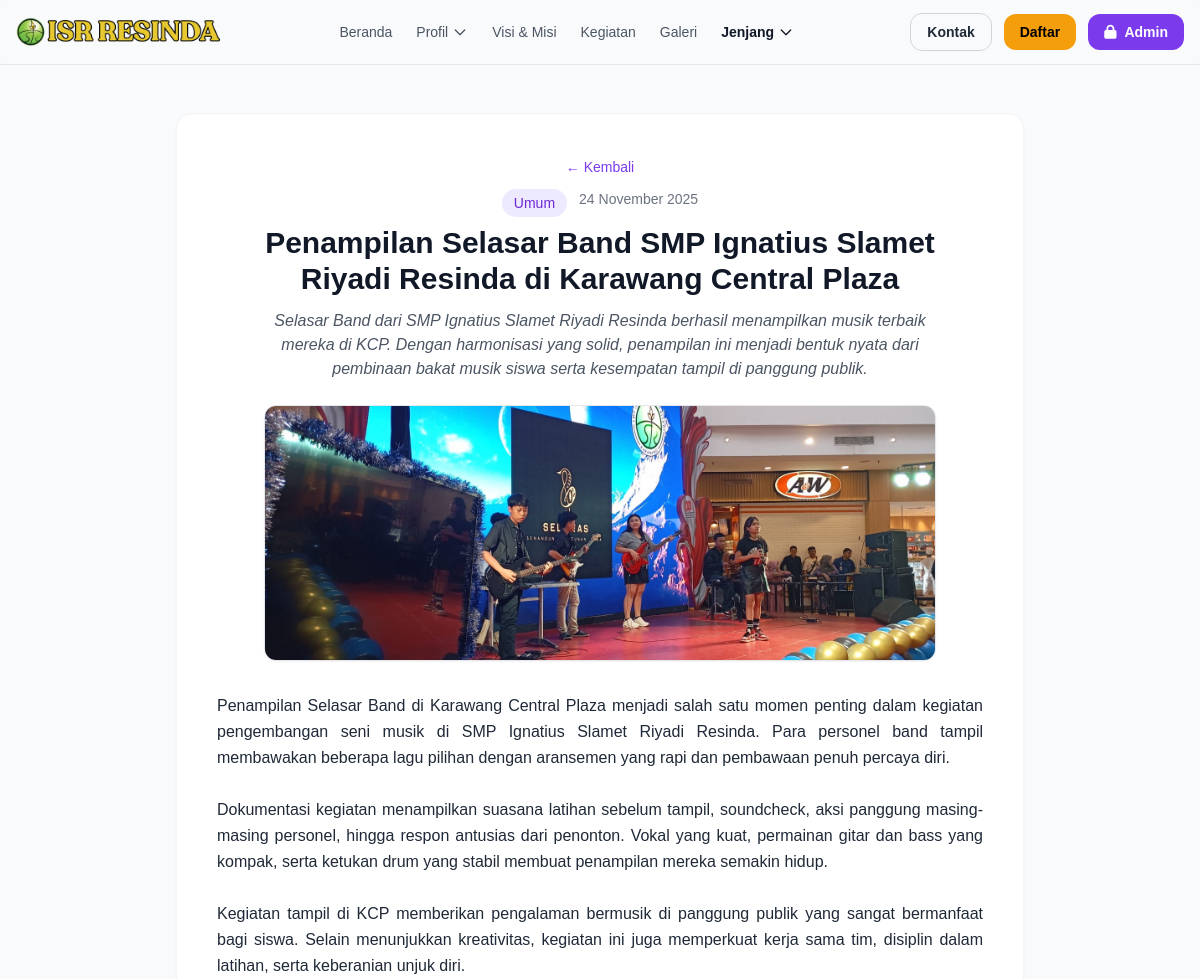
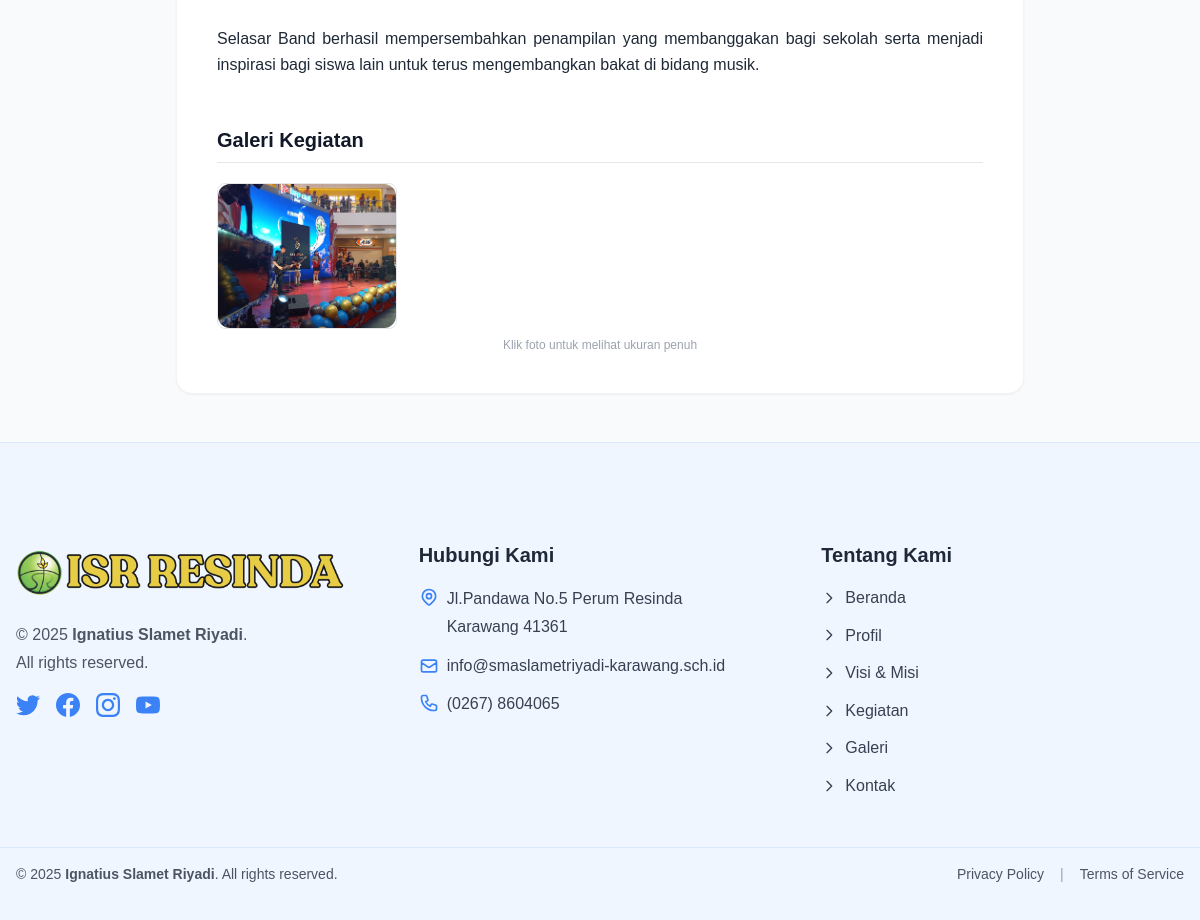
The page /kegiatan-detail.php?slug=post-6923e28b103d5 on the database its author committed (2 pictures, top to bottom).
### tables this page shows
CREATE TABLE `kegiatan` (
  `id` int(11) NOT NULL,
  `title` varchar(255) NOT NULL,
  `slug` varchar(255) NOT NULL,
  `excerpt` text DEFAULT NULL,
  `content` longtext DEFAULT NULL,
  `image_path` varchar(255) DEFAULT NULL,
  `category` varchar(50) NOT NULL DEFAULT 'umum',
  `status` enum('active','inactive') NOT NULL DEFAULT 'active',
  `author_id` int(11) DEFAULT NULL,
  `created_at` timestamp NOT NULL DEFAULT current_timestamp(),
  `updated_at` timestamp NULL DEFAULT NULL ON UPDATE current_timestamp()
);

CREATE TABLE `kegiatan_foto` (
  `id` int(11) NOT NULL,
  `kegiatan_id` int(11) NOT NULL,
  `image_path` varchar(255) NOT NULL,
  `created_at` timestamp NOT NULL DEFAULT current_timestamp()
);

### config/database.php (called while the page is built, shortened)
<?php
class Database {
    private $host;
    private $port;
    private $db_name;
    private $username;
    private $password;
    public function __construct() {
        $this->host = getenv("MYSQLHOST") ?: "localhost";
        $this->port = getenv("MYSQLPORT") ?: "3306";
        $this->db_name = getenv("MYSQLDATABASE") ?: "isr_school";
        $this->username = getenv("MYSQLUSER") ?: "root";
        $this->password = getenv("MYSQLPASSWORD") ?: "";
    }
    public function getConnection() {
        $this->conn = null;
        try {
            $dsn = "mysql:host={$this->host};port={$this->port};dbname={$this->db_name};charset=utf8mb4";
            $this->conn = new PDO($dsn, $this->username, $this->password, [
                PDO::ATTR_ERRMODE => PDO::ERRMODE_EXCEPTION,
                PDO::ATTR_DEFAULT_FETCH_MODE => PDO::FETCH_ASSOC
            ]);
        } catch(PDOException $exception) {
            echo "Connection error: " . $exception->getMessage();
        }
        return $this->conn;
    }
}
?>

### models/Kegiatan.php (called while the page is built, shortened)
<?php
require_once __DIR__ . '/../config/database.php';
class Kegiatan {
  private $db;
  public function __construct() { $this->db = (new Database())->getConnection(); }
  public function findBySlug($slug) {
    $stmt = $this->db->prepare("SELECT * FROM kegiatan WHERE slug = :slug LIMIT 1");
    $stmt->bindValue(':slug', $slug);
    $stmt->execute();
    return $stmt->fetch(PDO::FETCH_ASSOC);
  }
}

### includes/config.php (called while the page is built, shortened)
<?php
function url($path = '') {
  $path = ltrim((string)$path, '/');
  return BASE_URL . $path;
}

### kegiatan-detail.php (the view)
<?php
require_once __DIR__ . '/includes/config.php';
require_once __DIR__ . '/models/Kegiatan.php';
require_once __DIR__ . '/config/database.php';
function h($s){ return htmlspecialchars((string)$s, ENT_QUOTES, 'UTF-8'); }
$slug = trim($_GET['slug'] ?? '');
$kg   = new Kegiatan();
$post = $slug ? $kg->findBySlug($slug) : null;
function kegiatan_photos($kegiatan_id){
  $db = (new Database())->getConnection();
  $s  = $db->prepare("SELECT id, image_path FROM kegiatan_foto WHERE kegiatan_id = :id ORDER BY id DESC");
  $s->execute([':id'=>$kegiatan_id]);
  return $s->fetchAll(PDO::FETCH_ASSOC);
}
$catLabels = [
  'umum'       => 'Umum',
  'berita'     => 'Berita',
  'artikel'    => 'Artikel',
  'pengumuman' => 'Pengumuman',
];
?>
<?php include __DIR__ . '/includes/header.php'; ?>
<div class="max-w-4xl mx-auto px-6 py-12">
  <?php if (!$post): ?>
    <div class="text-center py-24">
      <h1 class="text-3xl font-bold text-gray-900 mb-2">Konten Tidak Ditemukan</h1>
      <p class="text-gray-600 mb-6">Halaman yang Anda cari mungkin telah dihapus atau dipindahkan.</p>
      <a href="<?= url('kegiatan.php') ?>" class="inline-flex items-center px-4 py-2 rounded-xl bg-purple-600 text-white hover:bg-purple-700">← Kembali ke Kegiatan</a>
    </div>
  <?php else: ?>
    <?php
      $title   = $post['title'] ?? '-';
      $excerpt = $post['excerpt'] ?? '';
      $content = $post['content'] ?? '';
      $thumb   = $post['image_path'] ?? '';
      $catKey  = strtolower($post['category'] ?? '');
      $catName = $catLabels[$catKey] ?? 'Umum';
      $dateStr = !empty($post['created_at']) ? date('d F Y', strtotime($post['created_at'])) : '';
      $photos  = kegiatan_photos((int)$post['id']);
    ?>
    <article class="bg-white rounded-2xl shadow-sm border border-gray-100 p-6 sm:p-10">
      <div class="text-center mb-6">
        <a href="<?= url('kegiatan.php') ?>" class="text-sm text-purple-600 hover:text-purple-800 inline-flex items-center mb-3">← Kembali</a>
        <div class="flex justify-center gap-3 flex-wrap text-sm text-gray-500 mb-2">
          <span class="inline-block px-3 py-1 bg-purple-100 text-purple-700 rounded-full font-medium"><?= h($catName) ?></span>
          <?php if ($dateStr): ?><span><?= h($dateStr) ?></span><?php endif; ?>
        </div>
        <h1 class="text-2xl sm:text-3xl font-bold text-gray-900 leading-snug"><?= h($title) ?></h1>
        <?php if ($excerpt): ?>
          <p class="text-gray-600 mt-3 max-w-2xl mx-auto text-base italic"><?= h($excerpt) ?></p>
        <?php endif; ?>
      </div>
      <?php if ($thumb): ?>
        <div class="mb-8">
          <div class="max-w-2xl mx-auto">
            <img src="<?= h($thumb) ?>" alt="<?= h($title) ?>"
                 class="w-full h-56 sm:h-64 object-cover rounded-xl border border-gray-200 shadow-sm">
          </div>
        </div>
      <?php endif; ?>
      <div class="prose prose-lg mx-auto text-justify text-gray-800 leading-relaxed">
        <?= nl2br(h($content)) ?>
      </div>
      <?php if ($photos): ?>
        <div class="mt-12">
          <h2 class="text-xl font-semibold text-gray-900 mb-5 border-b border-gray-200 pb-2">Galeri Kegiatan</h2>
          <div class="grid grid-cols-2 sm:grid-cols-3 md:grid-cols-4 gap-4">
            <?php foreach ($photos as $ph): ?>
              <a href="<?= h($ph['image_path']) ?>" target="_blank" rel="noopener"
                 class="group block rounded-lg overflow-hidden border border-gray-200 hover:shadow transition">
                <img src="<?= h($ph['image_path']) ?>" alt="" class="h-36 w-full object-cover group-hover:scale-[1.03] transform transition">
              </a>
            <?php endforeach; ?>
          </div>
          <p class="text-xs text-gray-400 mt-2 text-center">Klik foto untuk melihat ukuran penuh</p>
        </div>
      <?php endif; ?>
    </article>
  <?php endif; ?>
</div>
<?php include __DIR__ . '/includes/footer.php'; ?>

### assets/css/style.css (style rules this page uses)
* { margin: 0; padding: 0; box-sizing: border-box; font-family: 'Arial', sans-serif; }
body { background-color: #f5f5f5; color: #333; line-height: 1.6; }
img { max-width:100%;height:auto;border-radius:0.75rem }

### includes/header.php (style rules this page uses)
body { font-family:'Inter',system-ui,-apple-system,'Segoe UI',Roboto,Helvetica,Arial }

### rows shown on the page
kegiatan: category "Umum", created_at "24 November 2025", title "Penampilan Selasar Band SMP Ignatius Slamet Riyadi Resinda di Karawang Central Plaza", excerpt "Selasar Band dari SMP Ignatius Slamet Riyadi Resinda berhasil menampilkan musik terbaik mereka di KCP. Dengan harmonisasi yang solid, penampilan ini menjadi bentuk nyata dari pembinaan bakat musik siswa serta kesempatan tampil di panggung publik.", image_path (picture), content "Penampilan Selasar Band di Karawang Central Plaza menjadi salah satu momen penting dalam kegiatan pengembangan seni musik di SMP Ignatius Slamet Riyadi Resinda. Para personel band tampil membawakan beberapa lagu pilihan dengan aransemen yang rapi dan pembawaan penuh percaya diri. Dokumentasi kegiatan menampilkan suasana latihan sebelum tampil, soundcheck, aksi panggung masing-masing personel, hingga respon antusias dari penonton. Vokal yang kuat, permainan gitar dan bass yang kompak, serta ketukan drum yang stabil membuat penampilan mereka semakin hidup. Kegiatan tampil di KCP memberikan pengalaman bermusik di panggung publik yang sangat bermanfaat bagi siswa. Selain menunjukkan…"
kegiatan_foto: image_path (picture)
